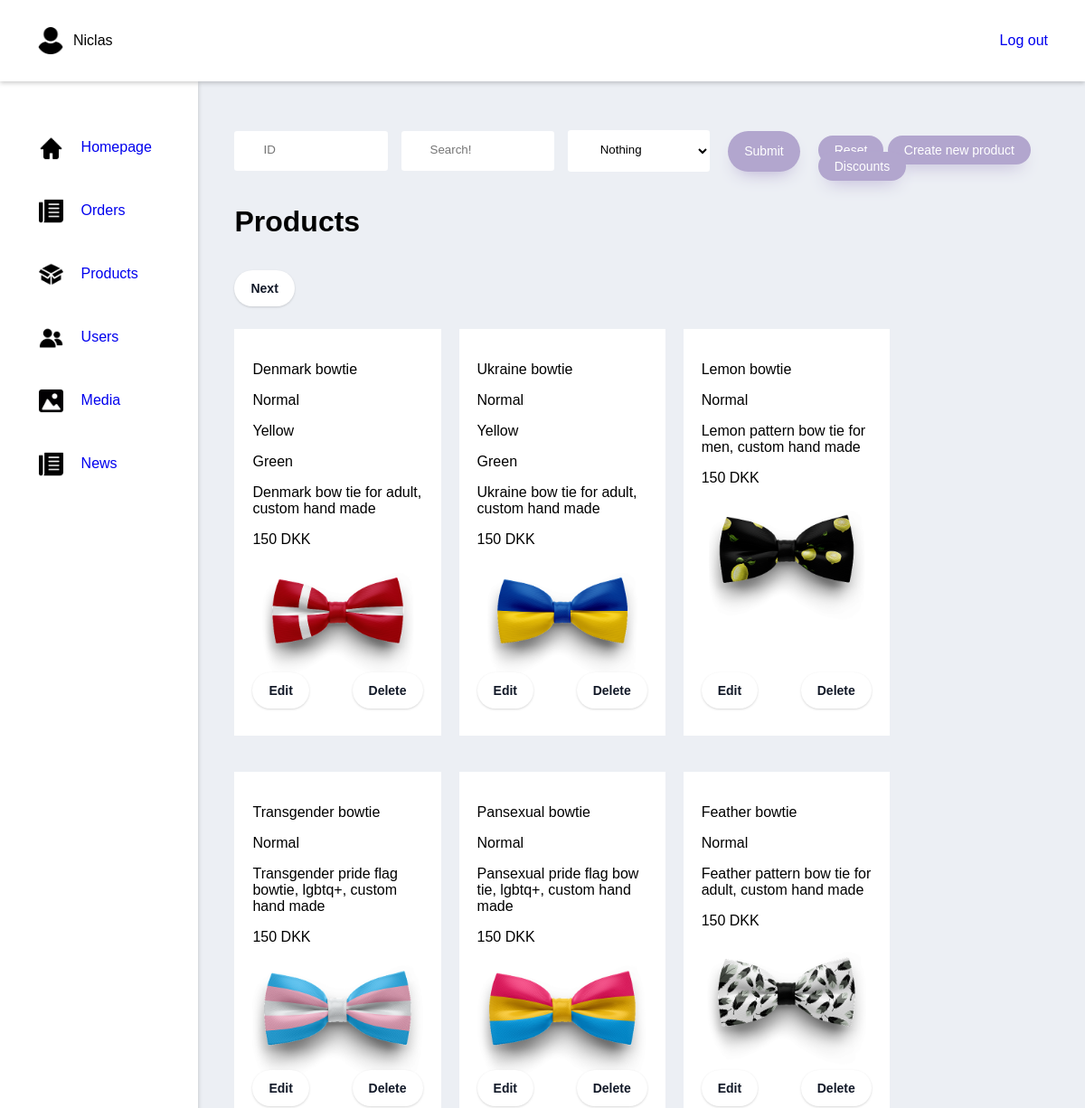
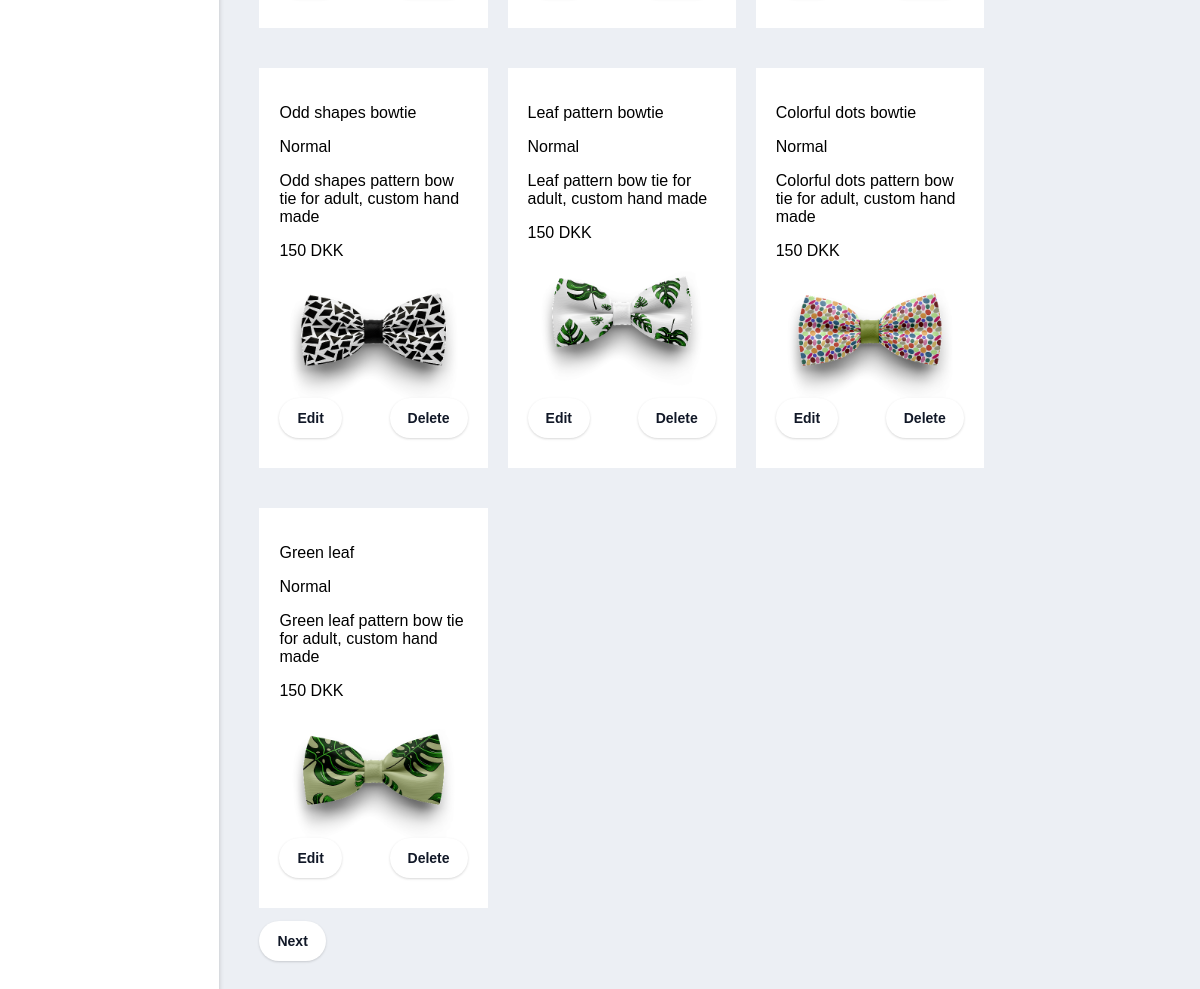
/adminProducts (signed in), run on the app's committed database (2 pictures, top to bottom).
### tables this page shows
CREATE TABLE IF NOT EXISTS `products` (
  `products_id` int(11) NOT NULL AUTO_INCREMENT,
  `name` varchar(30) NOT NULL,
  `type` int(11) NOT NULL,
  `description` varchar(250) NOT NULL,
  `price` decimal(10,0) NOT NULL,
  `primary_image` varchar(250) DEFAULT NULL,
  PRIMARY KEY (`products_id`)
);

CREATE TABLE IF NOT EXISTS `product_types` (
  `id` int(11) NOT NULL AUTO_INCREMENT,
  `type` varchar(100) NOT NULL,
  PRIMARY KEY (`id`)
);

CREATE TABLE IF NOT EXISTS `assign_colors_to_products` (
  `product_id` int(11) NOT NULL,
  `color_id` int(11) NOT NULL,
  PRIMARY KEY (`product_id`,`color_id`)
);

CREATE TABLE IF NOT EXISTS `product_colors` (
  `id` int(11) NOT NULL AUTO_INCREMENT,
  `color` varchar(100) NOT NULL,
  PRIMARY KEY (`id`)
);

### index.php (called while the page is built, shortened)
<?php
    $request = $_SERVER["REQUEST_URI"];
    $router = new Router($request);
    $router->get('/', 'views/frontend/Home');
    $router->get('/profile', 'views/login/profile');
    $router->get('/editProfileFunction', 'controllers/editProfile');
    $router->get('/loginFunction', 'controllers/login');
    $router->get('/signupFunction', 'controllers/signup');
    $router->get('/logoutFunction', 'controllers/logout');
    $router->get('/Product', 'views/frontend/Product');
    $router->get('/ProductType', 'views/frontend/productType');
    $router->get('/ProductSale', 'views/frontend/productSale');
    $router->get('/AboutUS', 'views/frontend/AboutUS');
    $router->get('/Contact', 'views/frontend/Contact');
    $router->get('/Checkout', 'views/frontend/Checkout');
    $router->get('/ProductShow', 'views/frontend/ProductShow');
    $router->get('/NewsShow', 'views/frontend/NewsShow');
    $router->get('/contactSubmit', 'controllers/contactForm');
    $router->get('/Breadcrumb', 'views/frontend/Breadcrumb');
    $router->get('/removeFromCart', 'controllers/removeFromCart');
    $router->get('/editQuantityInCart', 'controllers/editQuantityInCart');
    $router->get('/purchase', 'views/frontend/purchase');
    $router->get('/adminProducts', 'views/backend/products');

### models/handlers/ProductsHandler.php (called while the page is built, shortened)
<?php
$rootPath = "";
require_once $rootPath . "public/dbconn.php";
require_once $rootPath . "models/sql/Products.php";
class ProductsHandler extends Products{
    public $db;
    public function __construct($db) {
        $this->db = $db;
    }
    public function getAssignedColorsToProducts() {
        $getColorAssigments = $this->db->prepare($this->getColorAssigmentsQuery);
        $getColorAssigments->execute();
        $colorAssignments = $getColorAssigments->fetchAll();
        return $colorAssignments;
    }
    public function getProducts($search = '', $id = '', $type = '') {
        if( isset( $type ) && $type != '' ){
            if( isset( $id ) && $id != ''){
                $getProducts = $this->db->prepare($this->getProductsDynamicSearchQuery);
                $getProducts->bindParam(':id', $id);
            }else{
                $getProducts = $this->db->prepare($this->getProductsDynamicSearchWithoutIdQuery);
            }
            $getProducts->bindParam(':type', $type);
        }else{
            if( isset( $id ) && $id != ''){
                $getProducts = $this->db->prepare($this->getProductsDynamicSearchWithoutTypeQuery);
                $getProducts->bindParam(':id', $id);
            }else{
                $getProducts = $this->db->prepare($this->getProductsDynamicSearchWithoutIdAndTypeQuery);
            }
        }
        if ( isset( $search ) ){
            $search = "%" . $search . "%";
        }else{
            $search = "%";
        }
        $getProducts->bindParam(':search', $search);
        $getProducts->execute();
        $products = $getProducts->fetchAll();
        return $products;
    }
}
$ProductsHandler = new ProductsHandler($db);

### controllers/getProductsWithFilters.php (called while the page is built)
<?php
    $data = $ProductsHandler->getProducts(
        isset($_POST['search']) ? $_POST['search'] : "",
        isset($_POST['id']) ? $_POST['id'] : "",
        isset($_POST['type']) ? $_POST['type'] : ""
    );

### controllers/adminProducts.php (called while the page is built, shortened)
<?php
$colorAssignments = $ProductsHandler->getAssignedColorsToProducts();

### views/backend/products.php (the view, shortened to what this page needs)
<?php
    $rootPath = "";
    require_once $rootPath . "public/dbconn.php";
    require_once $rootPath . "models/handlers/productsHandler.php";
    require_once $rootPath . "models/handlers/Usershandler.php";
    require_once $rootPath . "controllers/createProduct.php";
    require_once $rootPath . "controllers/editProduct.php";
    require_once $rootPath . "controllers/adminProducts.php";
    require_once $rootPath . "controllers/getProductsWithFilters.php";
    require_once $rootPath . "views/backend/partials/header.php";
    $id = null;
    $search = null;
    $page = 0;
?>
<div class="wrapper">
    <form class="Admin-handlers" method="POST" action="adminProducts">
        <div class="Admin-search-product">
            <input class="input" type="text" name="id" placeholder="ID" value="<?php echo ($id != null) ? $id : ""; ?>">
            <input class="input" type="text" name="search" placeholder="Search!" value="<?php echo ($search != null) ? $search : ""; ?>">
                <select name="type" id="type">
                    <option value="">Nothing</option>
                </select>
            <input class="button submit" type="submit">
        </div>
        <div class="Reset_create_div">
            <a class="button" href="/adminProducts">Reset</a>
            <a class="button" href="/adminCreateProduct">Create new product</a>
            <a class="button" href="/adminSale">Discounts</a>
        </div>
    </form>
        <?php
            $pageNr = $page;
            $productsPrPage = 10;
            $pageMinIndex = $pageNr * $productsPrPage;
            $pageMaxIndex = $pageMinIndex + $productsPrPage;
        ?>
        <div class="Admin-page-title">
              <h1>Products</h1>
        </div>
<div class="wrapper-main-area">
        <?php
            if($page < (count($data) / $productsPrPage) - 1){
        ?>
                <form method="POST" action="adminProducts">
                    <input class="Next-button button-pagination" type="submit" value="Next">
                </form>
        <?php
            }
        ?>
        <div class="products">
                <?php
                    for($i = $pageMinIndex; $i < $pageMaxIndex && $i < count($data); $i++){
                        $indData = $data[$i];
                ?>
                        <div class="product">
                        <div class="product-info">
                            <p><?php echo $indData['name'] ?></p>
                            <p><?php echo $indData['type'] ?></p>
                            <?php
                                foreach($colorAssignments as $color){
                                    if($color['product_id'] == $indData['products_id']){
                            ?>
                                <p><?php echo $color['color'] ?></p>
                            <?php
                                    }
                                }
                            ?>
                            <p><?php echo $indData['description'] ?></p>
                            <p><?php echo $indData['price'] ?> DKK</p>
                            <div class="BannerImage">
                                <?php $image = explode(".", $indData['primary_image']) ?>
                                <img  src="/uploads/thumbs/<?php echo $image[0] . "_thumb." . $image[1] ?>">
                            </div>
                        </div>
                            <div class="Edit-Delete-div">
                                <form method="POST" action="adminEditProduct">
                                    <input class="button-pagination" type="submit" value="Edit">
                                </form>
                                <form method="POST" action="adminProducts">
                                    <input class="button-pagination" type="submit" value="Delete">
                                </form>
                            </div>
                        </div>
                <?php
                    }
                ?>
        </div>
            <?php
                echo "<br>";
            ?>
            <?php
                if($page < (count($data) / $productsPrPage) - 1){
            ?>
                    <form method="POST" action="adminProducts">
                        <input class="Next-button-lowest button-pagination" type="submit" value="Next">
                    </form>
            <?php
                }
            ?>
</div>
</div>
<?php
    require_once $rootPath . "views/backend/partials/footer.php";
?>

### views/backend/partials/css/style.css (style rules this page uses)
body { margin: 0; padding: 0; box-sizing: border-box; font-family: 'Questrial', sans-serif; background: #ECEFF4; }
a:link { text-decoration: none; }
.wrapper { margin: 37px 0 0 40px; width: 100%; }
.wrapper-main-area { position: relative; }
.Reset_create_div { margin: 20px 0; }
.Admin-page-title { margin-top: 30px; }
.Admin-page-title h1 { margin-bottom: 0 !important; }
.Admin-handlers { display: flex; justify-content: space-between; margin-right: 2.5%; margin-top: 10px; height: 60px; }
.Admin-handlers .input, select { margin: 0 auto; padding: .8rem 2rem; border-radius: 0.2rem; background-color: rgb(255, 255, 255); border: none; width: 90%; display: block; border-bottom: 0.3rem solid transparent; transition: all 0.3s; margin-right: 15px; }
.Admin-search-product { display: flex; align-items: center; }
.Admin-search-product input, select { margin: 0 20px 0 0; }
.button { background: #B2A6CE; border-radius: 999px; height: 45px; box-shadow: #B2A6CE 0 10px 20px -10px; box-sizing: border-box; color: #ffffff; cursor: pointer; font-size: 14px; opacity: 1; outline: 0 solid transparent; padding: 8px 18px; user-select: none; -webkit-user-select: none; width: fit-content; word-break: break-word; border: 0; }
.button-pagination { background-color: #FFFFFF; border: 0; border-radius: 999px; box-sizing: border-box; color: #111827; font-size: .875rem; font-weight: 600; line-height: 24px; padding: 8px 18px; text-align: center; text-decoration: none #D1D5DB solid; box-shadow: 0 1px 3px 0 rgba(0, 0, 0, 0.1), 0 1px 2px 0 rgba(0, 0, 0, 0.06); cursor: pointer; user-select: none; }
.BannerImage { max-width: 300px; height: auto; margin: -40px 0; }
.BannerImage img { width: 100%; height: auto; }
.submit { margin-left: 30px; }
.products, .choose-image { display: flex; flex-wrap: wrap; margin: 80px 0; }
.product, .image { width: 20%; background: #ffffff; padding: 20px; margin: 20px 20px 20px 0; position: relative; height: auto; display: flex; flex-direction: column; justify-content: space-between; }
.Prev-button, .Next-button { position: absolute; top: -45px; }
.Prev-button-lowest, .Next-button-lowest { position: absolute; bottom: 65px; }
.Edit-Delete-div { display: flex; justify-content: space-between; padding: 10px 0; align-items: center; }

### data on the page
products: name "Denmark bowtie", product_types.type "Normal", description "Denmark bow tie for adult, custom hand made", shows a picture
assign_colors_to_products: product_colors.color "Yellow"
assign_colors_to_products: product_colors.color "Green"
products: name "Ukraine bowtie", product_types.type "Normal", description "Ukraine bow tie for adult, custom hand made", shows a picture
assign_colors_to_products: product_colors.color "Yellow"
assign_colors_to_products: product_colors.color "Green"
products: name "Lemon bowtie", product_types.type "Normal", description "Lemon pattern bow tie for men, custom hand made", shows a picture
products: name "Transgender bowtie", product_types.type "Normal", description "Transgender pride flag bowtie, lgbtq+, custom hand made", shows a picture
products: name "Pansexual bowtie", product_types.type "Normal", description "Pansexual pride flag bow tie, lgbtq+, custom hand made", shows a picture
products: name "Feather bowtie", product_types.type "Normal", description "Feather pattern bow tie for adult, custom hand made", shows a picture
products: name "Odd shapes bowtie", product_types.type "Normal", description "Odd shapes pattern bow tie for adult, custom hand made", shows a picture
products: name "Leaf pattern bowtie", product_types.type "Normal", description "Leaf pattern bow tie for adult, custom hand made", shows a picture
products: name "Colorful dots bowtie", product_types.type "Normal", description "Colorful dots pattern bow tie for adult, custom hand made", shows a picture
products: name "Green leaf", product_types.type "Normal", description "Green leaf pattern bow tie for adult, custom hand made", shows a picture

### other printed values
$_SESSION['name'] "Niclas"
